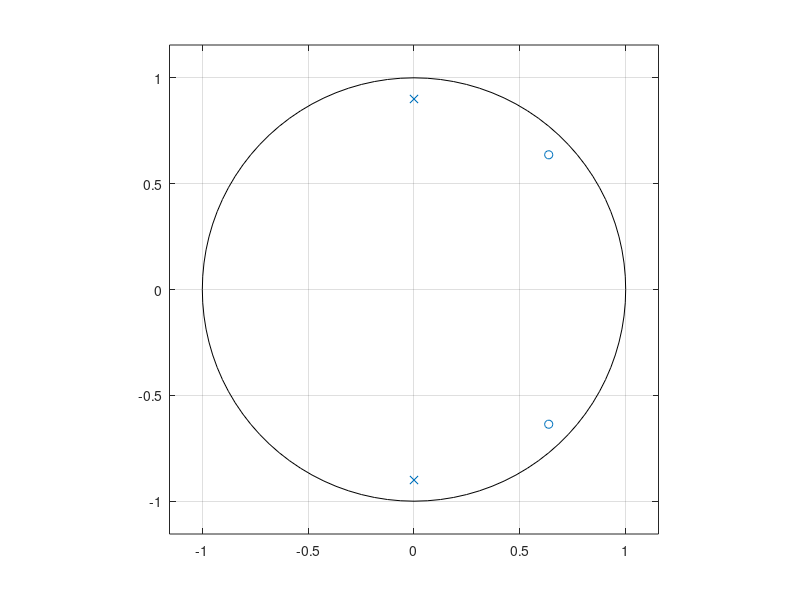

Recreate this plot in MATLAB.
% Plotting a pole zero plot for a discrete filter transfer function
% H(z) = Numerator(z)/Denominator(z)
% Numerator(z) = 1 - 1.2728z(-1) + 0.81z(-2) = b
% Denominator(z) = 1 + 0.81z(-2) = a
b = [1,-1.2728,0.81];
a = [1,0,0.81];
% x = poles and o = zeroes
zplane(b,a);